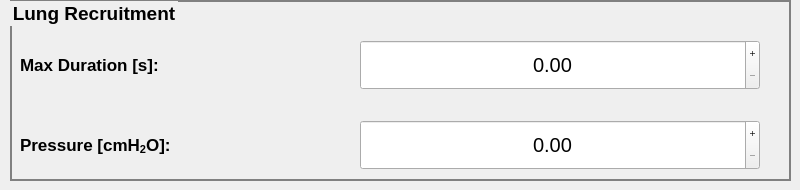
      <widget class="QWidget" name="tab_csp">
       <attribute name="title">
        <string>CSP</string>
       </attribute>
       <widget class="QPushButton" name="fake_btn_lr_t">
        <property name="geometry">
         <rect>
          <x>440</x>
          <y>40</y>
          <width>230</width>
          <height>50</height>
         </rect>
        </property>
        <property name="palette">
         <palette>
          <active>
           <colorrole role="Button">
            <brush brushstyle="SolidPattern">
             <color alpha="0">
              <red>0</red>
              <green>0</green>
              <blue>0</blue>
             </color>
            </brush>
           </colorrole>
           <colorrole role="Base">
            <brush brushstyle="SolidPattern">
             <color alpha="0">
              <red>0</red>
              <green>0</green>
              <blue>0</blue>
             </color>
            </brush>
           </colorrole>
           <colorrole role="Window">
            <brush brushstyle="SolidPattern">
             <color alpha="0">
              <red>0</red>
              <green>0</green>
              <blue>0</blue>
             </color>
            </brush>
           </colorrole>
          </active>
          <inactive>
           <colorrole role="Button">
            <brush brushstyle="SolidPattern">
             <color alpha="0">
              <red>0</red>
              <green>0</green>
              <blue>0</blue>
             </color>
            </brush>
           </colorrole>
           <colorrole role="Base">
            <brush brushstyle="SolidPattern">
             <color alpha="0">
              <red>0</red>
              <green>0</green>
              <blue>0</blue>
             </color>
            </brush>
           </colorrole>
           <colorrole role="Window">
            <brush brushstyle="SolidPattern">
             <color alpha="0">
              <red>0</red>
              <green>0</green>
              <blue>0</blue>
             </color>
            </brush>
           </colorrole>
          </inactive>
          <disabled>
           <colorrole role="Button">
            <brush brushstyle="SolidPattern">
             <color alpha="0">
              <red>0</red>
              <green>0</green>
              <blue>0</blue>
             </color>
            </brush>
           </colorrole>
           <colorrole role="Base">
            <brush brushstyle="SolidPattern">
             <color alpha="0">
              <red>0</red>
              <green>0</green>
              <blue>0</blue>
             </color>
            </brush>
           </colorrole>
           <colorrole role="Window">
            <brush brushstyle="SolidPattern">
             <color alpha="0">
              <red>0</red>
              <green>0</green>
              <blue>0</blue>
             </color>
            </brush>
           </colorrole>
          </disabled>
         </palette>
        </property>
        <property name="font">
         <font>
          <underline>false</underline>
         </font>
        </property>
        <property name="styleSheet">
         <string notr="true">QPushButton {
	background-color: rgba(0, 0, 0, 0);
     border-style: outset;
}</string>
        </property>
        <property name="text">
         <string/>
        </property>
       </widget>
       <widget class="QLabel" name="label_10">
        <property name="geometry">
         <rect>
          <x>20</x>
          <y>120</y>
          <width>230</width>
          <height>50</height>
         </rect>
        </property>
        <property name="font">
         <font>
          <family>Cantarell</family>
          <pointsize>13</pointsize>
          <weight>75</weight>
          <bold>true</bold>
         </font>
        </property>
        <property name="text">
         <string>&lt;html&gt;&lt;head/&gt;&lt;body&gt;&lt;p&gt;Pressure [cmH&lt;span style=&quot; vertical-align:sub;&quot;&gt;2&lt;/span&gt;O]:&lt;/p&gt;&lt;/body&gt;&lt;/html&gt;</string>
        </property>
       </widget>
       <widget class="QPushButton" name="fake_btn_lr_p">
        <property name="geometry">
         <rect>
          <x>440</x>
          <y>120</y>
          <width>240</width>
          <height>50</height>
         </rect>
        </property>
        <property name="palette">
         <palette>
          <active>
           <colorrole role="Button">
            <brush brushstyle="SolidPattern">
             <color alpha="0">
              <red>0</red>
              <green>0</green>
              <blue>0</blue>
             </color>
            </brush>
           </colorrole>
           <colorrole role="Base">
            <brush brushstyle="SolidPattern">
             <color alpha="0">
              <red>0</red>
              <green>0</green>
              <blue>0</blue>
             </color>
            </brush>
           </colorrole>
           <colorrole role="Window">
            <brush brushstyle="SolidPattern">
             <color alpha="0">
              <red>0</red>
              <green>0</green>
              <blue>0</blue>
             </color>
            </brush>
           </colorrole>
          </active>
          <inactive>
           <colorrole role="Button">
            <brush brushstyle="SolidPattern">
             <color alpha="0">
              <red>0</red>
              <green>0</green>
              <blue>0</blue>
             </color>
            </brush>
           </colorrole>
           <colorrole role="Base">
            <brush brushstyle="SolidPattern">
             <color alpha="0">
              <red>0</red>
              <green>0</green>
              <blue>0</blue>
             </color>
            </brush>
           </colorrole>
           <colorrole role="Window">
            <brush brushstyle="SolidPattern">
             <color alpha="0">
              <red>0</red>
              <green>0</green>
              <blue>0</blue>
             </color>
            </brush>
           </colorrole>
          </inactive>
          <disabled>
           <colorrole role="Button">
            <brush brushstyle="SolidPattern">
             <color alpha="0">
              <red>0</red>
              <green>0</green>
              <blue>0</blue>
             </color>
            </brush>
           </colorrole>
           <colorrole role="Base">
            <brush brushstyle="SolidPattern">
             <color alpha="0">
              <red>0</red>
              <green>0</green>
              <blue>0</blue>
             </color>
            </brush>
           </colorrole>
           <colorrole role="Window">
            <brush brushstyle="SolidPattern">
             <color alpha="0">
              <red>0</red>
              <green>0</green>
              <blue>0</blue>
             </color>
            </brush>
           </colorrole>
          </disabled>
         </palette>
        </property>
        <property name="font">
         <font>
          <underline>false</underline>
         </font>
        </property>
        <property name="styleSheet">
         <string notr="true">QPushButton {
	background-color: rgba(0, 0, 0, 0);
     border-style: outset;
}</string>
        </property>
        <property name="text">
         <string/>
        </property>
       </widget>
       <widget class="QDoubleSpinBox" name="spinBox_lr_p">
        <property name="enabled">
         <bool>true</bool>
        </property>
        <property name="geometry">
         <rect>
          <x>360</x>
          <y>120</y>
          <width>400</width>
          <height>50</height>
         </rect>
        </property>
        <property name="font">
         <font>
          <pointsize>15</pointsize>
         </font>
        </property>
        <property name="styleSheet">
         <string notr="true"/>
        </property>
        <property name="alignment">
         <set>Qt::AlignCenter</set>
        </property>
        <property name="buttonSymbols">
         <enum>QAbstractSpinBox::PlusMinus</enum>
        </property>
       </widget>
       <widget class="QGroupBox" name="groupBox_2">
        <property name="geometry">
         <rect>
          <x>10</x>
          <y>0</y>
          <width>781</width>
          <height>181</height>
         </rect>
        </property>
        <property name="font">
         <font>
          <pointsize>14</pointsize>
          <weight>75</weight>
          <bold>true</bold>
         </font>
        </property>
        <property name="styleSheet">
         <string notr="true">QGroupBox {
border: 2px solid gray;
}</string>
        </property>
        <property name="title">
         <string>Lung Recruitment</string>
        </property>
        <widget class="QLabel" name="label_5">
         <property name="geometry">
          <rect>
           <x>10</x>
           <y>40</y>
           <width>330</width>
           <height>50</height>
          </rect>
         </property>
         <property name="font">
          <font>
           <family>Cantarell</family>
           <pointsize>13</pointsize>
           <weight>75</weight>
           <bold>true</bold>
          </font>
         </property>
         <property name="text">
          <string>Max Duration [s]:</string>
         </property>
        </widget>
        <widget class="QDoubleSpinBox" name="spinBox_lr_t">
         <property name="enabled">
          <bool>true</bool>
         </property>
         <property name="geometry">
          <rect>
           <x>350</x>
           <y>40</y>
           <width>400</width>
           <height>50</height>
          </rect>
         </property>
         <property name="font">
          <font>
           <pointsize>15</pointsize>
          </font>
         </property>
         <property name="styleSheet">
          <string notr="true"/>
         </property>
         <property name="alignment">
          <set>Qt::AlignCenter</set>
         </property>
         <property name="buttonSymbols">
          <enum>QAbstractSpinBox::PlusMinus</enum>
         </property>
        </widget>
       </widget>
       <zorder>groupBox_2</zorder>
       <zorder>label_10</zorder>
       <zorder>spinBox_lr_p</zorder>
       <zorder>fake_btn_lr_p</zorder>
       <zorder>fake_btn_lr_t</zorder>
      </widget>
